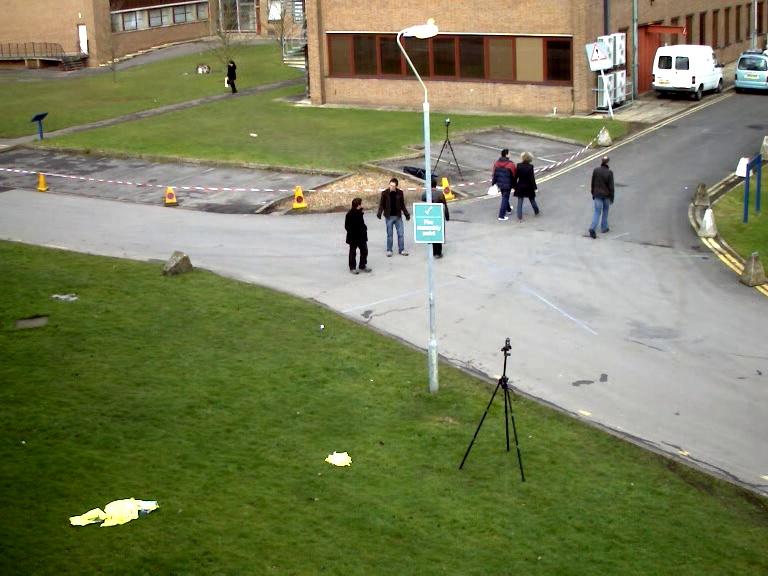
#> input picture dataset_generator/frame-grab/1-img.jpg, 768 x 576 px, given in place of 1-mask.jpg, which was not available
$ python blob_extractor.py   (older library calls are emulated)
#> lines starting #> are read from the running program, lines starting #| are printed output that depends on the picture; after the words box and inside, x2 and y2 are one past the last pixel; in counts of white or black regions, pixels touching at a corner belong together; pictures that were not available may be replaced by others from this repository, and a replacement may not be noted
import cv2
import glob

idx = 0
img_files = glob.iglob('*-img.jpg')

for img_file in img_files:
    mask_file = img_file.partition("-")[0]+"-mask.jpg"

    #reading the image
    image = cv2.imread(mask_file)
#> image is the input picture: shape (576, 768, 3); mean B, G, R 91.9, 128.3, 123.3
    image_src = cv2.imread(img_file)
    edged = cv2.Canny(image, 10, 250)
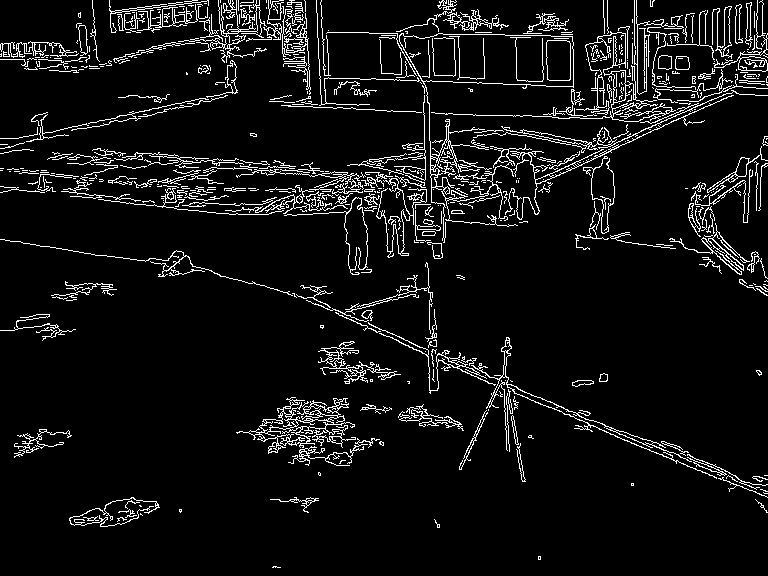
#> edged: shape (576, 768); 7% white in thin lines or dots
    # cv2.imshow("Edges", edged)
    # cv2.waitKey(0)

    #applying closing function
    kernel = cv2.getStructuringElement(cv2.MORPH_RECT, (7, 7))
    closed = cv2.morphologyEx(edged, cv2.MORPH_CLOSE, kernel)
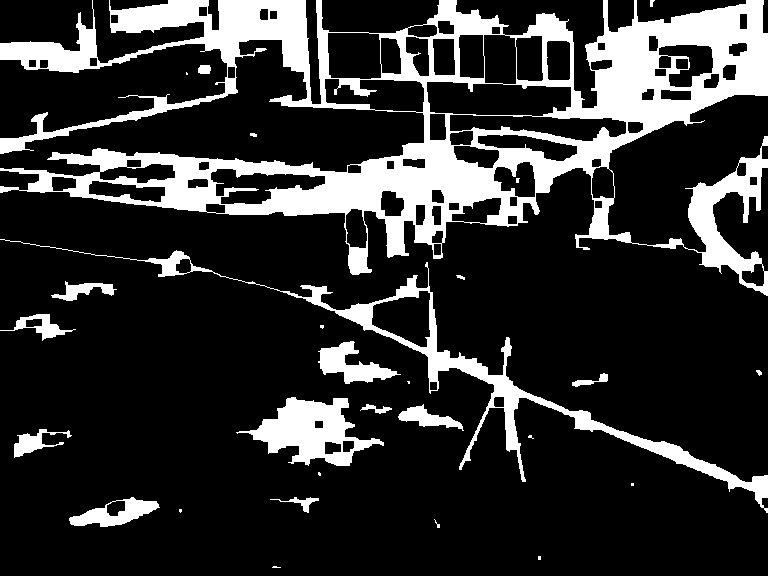
#> closed: shape (576, 768); 19.2% white; 28 white regions (11 under 20 px)
    # cv2.imshow("Closed", closed)
    # cv2.waitKey(0)

    #finding_contours
    _, cnts, _ = cv2.findContours(edged.copy(), cv2.RETR_EXTERNAL, cv2.CHAIN_APPROX_SIMPLE)
#> cnts = 492 contours, 415 with area under 20; largest, box (x1, y1, x2, y2) and area: (399, 33, 574, 243) 8554, (236, 397, 356, 454) 1867, (431, 31, 768, 153) 1266, (471, 337, 717, 479) 456, (713, 33, 768, 72) 378

    for c in cnts:
        peri = cv2.arcLength(c, True)
        approx = cv2.approxPolyDP(c, 0.02 * peri, True)
        cv2.drawContours(image, [approx], -1, (0, 255, 0), 2)
        x,y,w,h = cv2.boundingRect(c)
        if w>25 and h>25:
            idx+=1
            new_img=image_src[y:y+h,x:x+w]
            cv2.imwrite('./outs/' + str(idx) + '.png', new_img)
#> this loop made 492 passes
#> (peri, approx, x, y, w, h) on passes 2, 6, 9, 14, 16, 19, 23, 27, 30: (10, [[538, 556], [538, 559], [540, 559], [540, 556]], 538, 556, 3, 4), (6.24, [[140, 513], [140, 514], [141, 514], [142, 515]], 140, 513, 3, 3), (4.83, [[139, 505], [140, 506], [141, 506], [140, 505]], 139, 505, 3, 2), (8.83, [[763, 492], [764, 493], [767, 493], [764, 493]], 763, 492, 5, 2), (8, [[631, 483], [631, 485], [633, 485], [633, 483]], 631, 483, 3, 3), (6, [[764, 475], [767, 475]], 764, 475, 4, 1), (349.6, [[687, 454], [756, 489], [743, 483], [767, 484]], 687, 454, 81, 36), (614.1, [[379, 439], [288, 462], [349, 465], [325, 459]], 288, 438, 92, 28), (64.97, [[512, 415], [511, 420], [515, 443], [518, 444]], 511, 415, 8, 30)
#> (peri, x, y, w, h) on passes 1, 3, 4, 5, 7, 8: (18.49, 272, 566, 9, 2), (22.49, 434, 519, 6, 9), (28.97, 117, 517, 10, 5), (43.8, 83, 516, 16, 5), (8.83, 179, 509, 3, 4), (77.94, 118, 509, 19, 9)
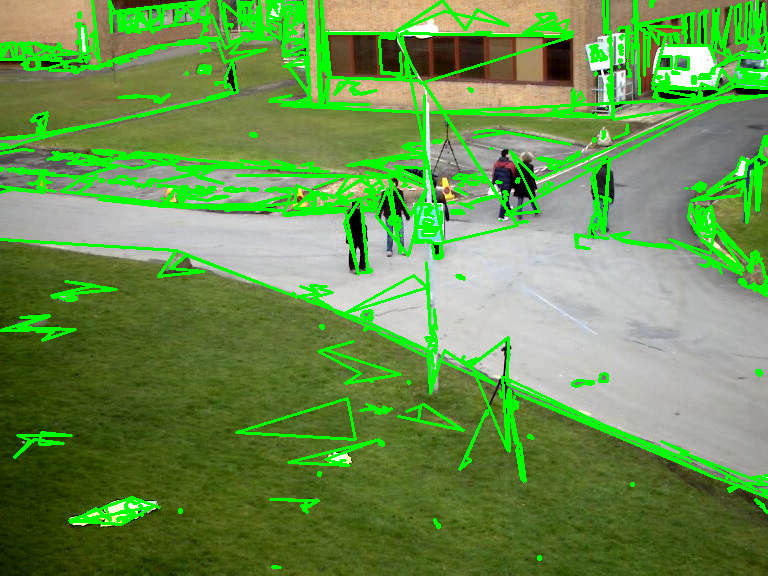
#> image: shape (576, 768, 3); 14.4% of pixels changed, all inside (x1, y1, x2, y2) = (0, 0, 768, 569)
#> after the loop, idx = 46
#> pass 2 of the loop `for img_file in img_files:`:
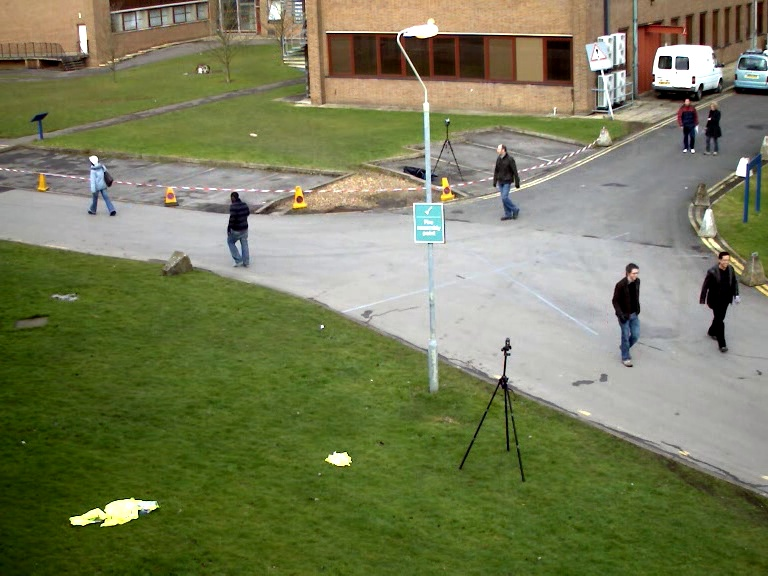
#> input picture dataset_generator/frame-grab/2-img.jpg, 768 x 576 px, given in place of 2-mask.jpg, which was not available
#> image is the input picture: shape (576, 768, 3); mean B, G, R 88.9, 125, 120
#> `edged = cv2.Canny(image, 10, 250)`:
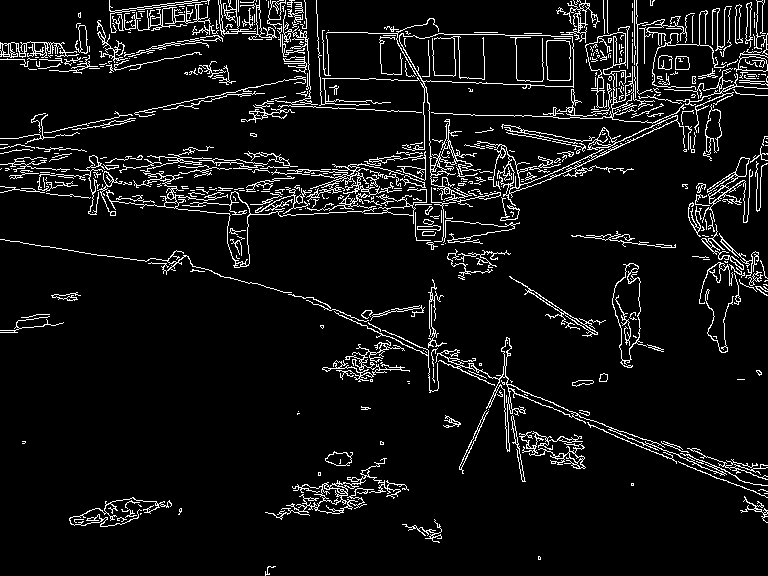
#> edged: shape (576, 768); 7.3% white in thin lines or dots
#> closed: shape (576, 768); 19.9% white; 33 white regions (10 under 20 px)
#> cnts = 495 contours, 410 with area under 20; largest, box (x1, y1, x2, y2) and area: (399, 33, 574, 207) 8394, (612, 263, 647, 368) 1700, (435, 337, 768, 486) 1191, (474, 115, 685, 206) 1156, (265, 458, 409, 520) 924
#> the loop `for c in cnts:` made 495 passes
#> (peri, approx, x, y, w, h) on passes 11, 13, 15, 16, 17, 18: (763.9, [[171, 503], [69, 520]], 69, 497, 103, 30), (6, [[764, 493], [767, 493]], 764, 493, 4, 1), (8, [[631, 483], [631, 485], [633, 485], [633, 483]], 631, 483, 3, 3), (10, [[318, 472], [318, 475], [320, 475], [320, 472]], 318, 472, 3, 4), (207.8, [[678, 461], [767, 497]], 678, 461, 90, 37), (1508.1, [[408, 489], [383, 458], [265, 512]], 265, 458, 144, 62)
#> after the loop `for c in cnts:`:
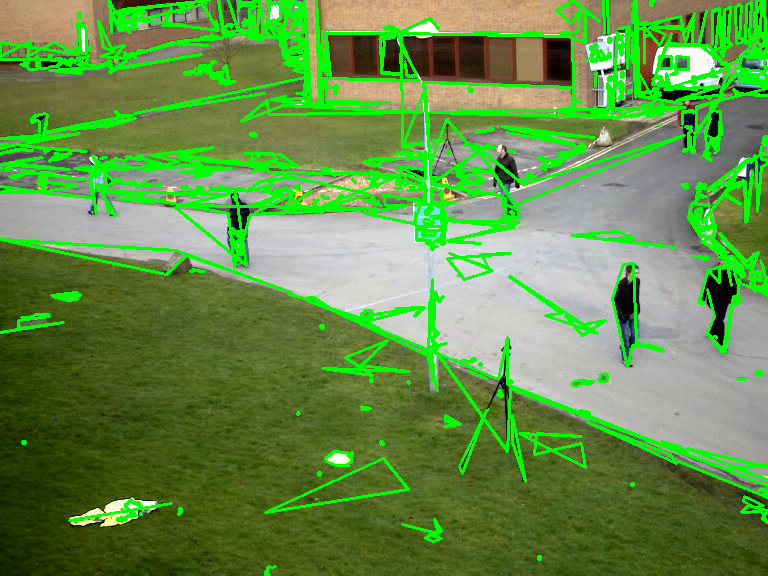
#> image: shape (576, 768, 3); 15.16% of pixels changed, all inside (x1, y1, x2, y2) = (0, 0, 768, 576)
#> (the run stopped early here; a loop or call above may not have finished)
